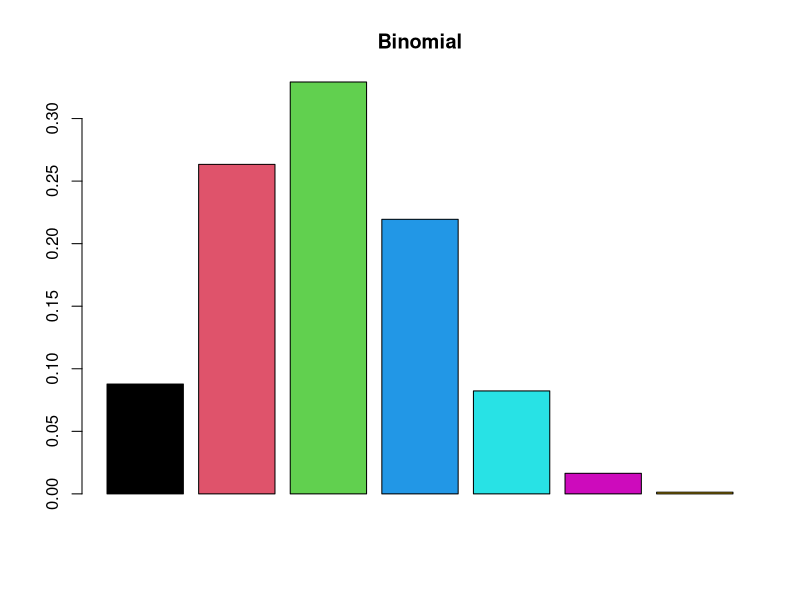
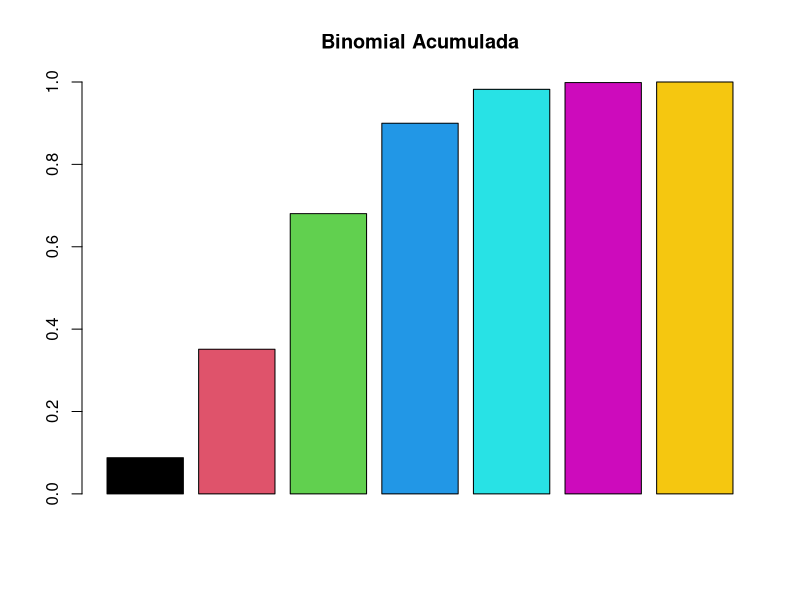

These charts were generated, in order, by the following R code:
#Comandos R
# d -> calcula a densidade de probabilidade f(x) no ponto;
# p -> calcula a função de probabilidade acumulada F(x) no ponto;
# q -> calcula o quantil correspondente a uma dada probabilidade
#(inversa da função distribuição acumulada);
# r -> retira uma amostra aleatória da distribuição.

#Distribuicoes discretas

#Uniforme
#Esperanca = (b + a)/2 | a < b
#Variancia = [(b - a + 1)^2 - 1]/12
#Desvio Padrao = (Variancia)^(1/2)
#Tambem temos acumulado na uniforme
#P(X < n) = P(1) + ... + P(n) || P(x < n) P(1) * (n - 1)


#Bernoulli - Taxa de sucesso P(S) || Taxa de fracasso P(F)
#P(S) + P(F) = 1

#Esperança = P(S)
#Variancia = P(S) + P(F)

#Binomial -> (Combinação de n,K) * p^k * p^(n-k)
#(combinalçao de n,k) = choose(n,k)
# n = numero de tentativas
# k = numero de vezes que ocorreu o sucesso
# p = probabilidade de sucesso

#Media = n * p
#var = n * p * q | q = (1 - p)
#Desvio padrao = (var)^(1/2)

#Comando no R
#dbinom(k, n, p)

#Ex: Prova com 4 questões e 5 alternativas, qual P de acertar 
#3 das 4 questões dadas?

dbinom(3, 4, 1/5)

#Ex: Voo diario com chance de turbulencia de 0,4. Em uma semana de voo,
#qual a chance de ter turbulencia em pelo menos 3 deles?
#de 3 a 7 turbulencias.
#Acumulativa, ou seja, pbinom(k, n, p)

1 - pbinom(2, 7, 0.4)
pbinom(2, 7, 0.4, FALSE) #Quando eu quero saber P(x >= k)

#Ex: Vasco e botafogo jogam 6 vezes, as chances do vasco vencer é 1/3.
#Qual p do vasco ganhar no máximo 2 partidas?
pbinom(2, 6, 1/3)

#Plot das taxas de sucesso do vasco e das taxas de sucesso acumuladas

x <- numeric()
y <- numeric()
for(i in 1:7) x[i] <- c (dbinom(i - 1, 6, 1/3))
x <- dbinom(0:6, 6, 1/3)

for(i in 1:7) y[i] <- c (pbinom(i - 1, 6, 1/3))
y <- pbinom(0:6, 6, 1/3)

barplot(x, col=1:7, main="Binomial")
barplot(y, col=1:7, main=" Binomial Acumulada ")

#P = a probabilidade acumulada que queremos testar
#qbinom(P,n,p)

#Ex: Jogamos uma moeda 10 vezes, com 0.5 de P(s) de obter cara
#Queremos saber o número mínimo de sucessos k | a probabilidade
#acumulada de obter até k sucessos seja 90% ou mais.
qbinom(0.9, 10, 0.5)

#Poisson - Usada para modelar a ocorrencia de eventos discretos
#dentro de um intervalo de tempo ou espaço.

#P(X) = (e^lambda * lambda^x)*(x!)

#lambda = taxa média de sucessos | lambda > 0
#x = número de sucessos
#e = 2,7182

#Ex: Numa central telefonica chegam 300 telefonemas por hora.
#a) Qual a p de num minuto não chegar nenhuma chamada?
#lambda = 300/h || 300/60 = 5/min.
#x = 0.
#[e^(-5)*5^0] * 0! -> Em código, dpois(x, lambda) ->
dpois(0, 5)

#b) Em 2 minutos haja 2 chamadas
#lambda = 10
#x = 2
dpois(2, 10)

#c) Qual P(x) da capacidade da mesa ser ultrapassada, sabendo
#que a capacidade da mesma eh 10/min
#lambda = 5 -> Frequencia de 1 minuto
#x = 10 -> número de sucessos
#False é basicamente quando queremos 1 - p
ppois(10, 5, FALSE)

#Ex: Num deposito chegam 2,8 caminhoes/hora, determine a probabilidade
#de chegarem 2 ou mais caminhões.
#lambda = 2,8/hora

#a)Em um periodo de 0,5 horas
#Aqui x = 1 para indicar que queremos valores maiores que 1,
#ou seja, pelo menos 2.
ppois(1, 1.4, FALSE)

#b)Em um período de 1 hora
ppois(1, 2.8, FALSE)

#c)Em um período de 2 horas
ppois(1, 5.6, FALSE)

#Ex: A média de alunos aprovados é 23 alunos.
#lambda = 23
#a) Qual P(x = 17)?
dpois(17, 23)

#c) Qual P(x <= 19)?
ppois(19, 23)

#d) Qual P(x > 19)?
ppois(19, 23, FALSE)

#e) Quantidade de aprovados se a probabilidade acumulada
#for de 80%
qpois(p = 0.80, lambda = 23)

#Ex: Numero de afogamentos por fim de semana é de 2 para cada 50k habitantes
#a) Qual P(x = 5 p/ 200k habitantes)
dpois(5, (2/50000) * 200000)

#b) 112.500 habitantes ocorram pelo menos 3 afogamentos?
ppois(2, ((2/50000) * 112500), FALSE)

#Média = lambda
#Variância = lambda
#Desvio padrão = lambda^(1/2)

#------------------------------
#A lista começa aqui

#Questão 1: Em uma rede de computadores, 60% dos dias ocorre alguma falha.
#Construir a distribuição de probabilidades e calcular a esperança para a vari-
#ável aleatória x = 3 dias. Suponha que os eventos são independentes.

#Binomial -> (Combinação de n,K) * p^k * p^(n-k)
#(combinalçao de n,k) = choose(n,k)
# n = numero de tentativas
# k = numero de vezes que ocorreu o sucesso
# p = probabilidade de sucesso

#Media = n * p
#var = n * p * q
#Desvio padrao = (var)^(1/2)

#Comando no R
#dbinom(k, n, p)

#Pelo eventos serem independentes, temos que calcular a chance de ocorrer de 
#0 a 3 erros em um único dia, que é o que esse nosso array com k1 = 0 - 3 .
k1 <- 0:3

n1 <- 3

p1 <- 0.6

resultado1 <- dbinom(k1, n1, p1)
resultado1

#a esperanca da distribuição binomial é n * p
esperanca <- n1 * p1
esperanca

#Questão 2: Em uma fabricação de ceramicas, 12% apresentam defeitos. Utilizando
#dbinom, calcule P em um lote de 40 componentes, encontrar

p2 <- 12/100

#a) Entre 3 a 5 estejam defeituosos
pbinom(5, 40, p2) - pbinom(2, 40, p2)

#b) Pelo menos 2 componentes defeituosos
pbinom(1, 40, p2, F)

#c) No máximo 3 componentes defeituosos
pbinom(3, 40, p2)

#d) Pelo menos 39 componentes de qualidade
pbinom(1, 40, p2)

#e) No máximo 39 componentes de qualidade
pbinom(0, 40, p2, F)

#Questão 3: O corpo de bombeiros tem em média 3 chamadas por dia.
#a) Qual P(x = 4 no dia)
dpois(4, 3)

#b) P(x = 0 no dia)
dpois(0, 3)

#c) P(x = 20 chamadas numa semana)
#new_lambda = 3 * 7 chamadas por semana
dpois(20, 3 * 7)

#Questão 4: Tem-se 15 ações. Ontem, 75% das ações da bolsa caíram de preço.
#Supondo que as ações que perdem valor tem distribuição binomial, calcule.
#a) Quantas ações da carteira se espera que tenham caído de preço?
n4 <- 15; p4 <- 0.75
esperanca4 <- n4 * p4
esperanca4

#b) Qual o desvio padrão das ações da carteira?
q4 <- 1 - p4
dp4 <- sqrt(n4 * p4 * q4)
dp4

#c) Qual a probabilidade que as 15 ações tenham caído?
dbinom(15, 15, p4)

#d) Qual a probabilidade que tenham caído exatamente 10 ações?
dbinom(10, 15, p4)

#e) Qual P(x >= 13)
pbinom(12, 15, p4, F)

#Questão 5: Uma moeda é lançada 6 vezes, encontre a probabilidade de:
#a) Ocorrer 4 coroas.
dbinom(4, 6, 1/2)

#b) Ocorrer pelo menos 2 coroas.
pbinom(1, 6, 1/2, F)

#c) Ocorrer no máximo 3 coroas
pbinom(3, 6, 1/2)

#Questão 6: considere
#f(x) = {cx^2 se 0 <= x <= 1, c se 1 < x <= 2}

#Resposta: Integral de cx^2 indo de 0 a 1 + integral de c indo de 2 a 1
#Que resulta em c = 3/4

#Questão 7: 

#Questão 8: Em fábrica hidráulica, sabe-se que 15% da produção tem algum defeito.

#a) Em uma amostra de 10 tubulações, qual P(x <= 1) seja defeituosa?
pbinom(1, 10, .15)

#Questão 9: Em uma cidade, 70% da população são favoráveis a um certo projeto.
#Se temos um grupo de 5 pessoas, qual P(x = 3) serem favoráveis ao projeto?
dbinom(3, 5, .7)

#Questão 10: Em média 6 clientes param para colocar gasolina por hora.

#a) Qual P(x = 3 em uma hora)?
dpois(3, 6)

#b) Qual P(x <= 3 em uma hora)?
ppois(3, 6)

#c) Qual E(X), média e dp?

#Média = lambda
#Variância = lambda
#Desvio padrão = lambda^(1/2)

#media = 6
#variancia = 6
#dp = 2.44

#Questão 11: Uma produção produz 10 itens defeituosos por hora. Encontre a
#probabilidade que 4 ou menos sejam defeituosos numa retirada aleatória por hora.

ppois(4, 10)

#Questão 12: Uma indústria de tintas recebe em média 5 pedidos por hora.

#a) QUal P(x > 2)?
ppois(2, 5, F)

#b) Em 8 horas, qual P(x = 50)?
dpois(50, 5 * 8)

#Questão 13: Uma moeda é lançada 5 vezes:
#a) Construa a função de probabilidade f(x) = x * 1/2
k13 <- 0:5
dbinom(k13, 5, .5)

#b) Construa a função de distribuição acumulada.
pbinom(k13, 5, .5)

#c) Qual a probabilidade de ocorrer 3 caras?
dbinom(3, 5, .5)

#d) Qual P(x >= 3)
pbinom(2, 5, .5)

#Questão 14: Um lojista mantém registros de vendas diárias em um aparelho.
#O quadro a seguir mostra a distribuição de probabilidades do número de aparelhos
#vendidos em uma semana. Se o lucro por unidade vendida é de R$(6 * 20).

lucroporaparelho <- 6 * 20
#a) Qual o lucro esperado de uma semana?
E14 <- 0*.1 + 1 * .1 + 2*.2 + 3*.3 + 4*.2 + 5*.1
E14 * lucroporaparelho #R = R$ 324,00

#b) Qual o desvio padrão do lucro?
DP14 <- sqrt(E14)
DP14
DPLucro <- DP14 * 120
DPLucro

#Questão 15: Dois adversários A e B disputam 8 partidas. A probabilidade de A
#ganhar uma partida é 0.6 e não há empate. Qual é a probabilidade de A ganhar a
#série?

pbinom(4, 8, .6, F)
